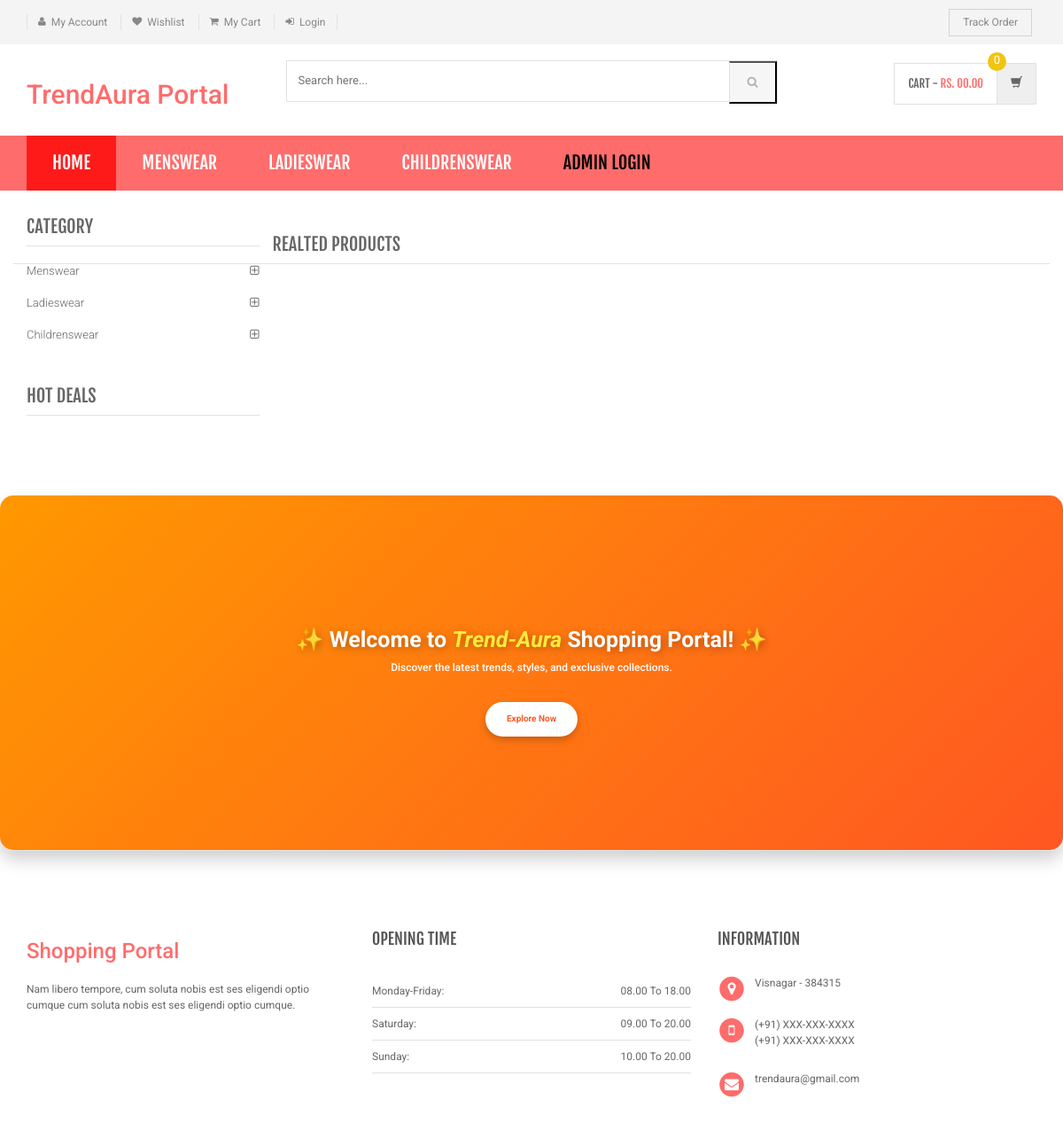
Page /shopping/product-details.php on the committed database.
### tables this page shows
CREATE TABLE `category` (
  `id` int(11) NOT NULL,
  `categoryName` varchar(255) DEFAULT NULL,
  `categoryDescription` longtext DEFAULT NULL,
  `creationDate` timestamp NOT NULL DEFAULT current_timestamp(),
  `updationDate` varchar(255) DEFAULT NULL
);

### shopping/product-details.php (the view, shortened to what this page needs)
<?php
include('includes/config.php');
?>
<!DOCTYPE html>
<html lang="en">
	<head>
	    <link rel="stylesheet" href="assets/css/bootstrap.min.css">
	    <link rel="stylesheet" href="assets/css/main.css">
	    <link rel="stylesheet" href="assets/css/red.css">
	    <link rel="stylesheet" href="assets/css/owl.carousel.css">
		<link rel="stylesheet" href="assets/css/owl.transitions.css">
		<link href="assets/css/lightbox.css" rel="stylesheet">
		<link rel="stylesheet" href="assets/css/animate.min.css">
		<link rel="stylesheet" href="assets/css/rateit.css">
		<link rel="stylesheet" href="assets/css/bootstrap-select.min.css">
		<link rel="stylesheet" href="assets/css/config.css">
		<link href="assets/css/green.css" rel="alternate stylesheet" title="Green color">
		<link href="assets/css/blue.css" rel="alternate stylesheet" title="Blue color">
		<link href="assets/css/red.css" rel="alternate stylesheet" title="Red color">
		<link href="assets/css/orange.css" rel="alternate stylesheet" title="Orange color">
		<link href="assets/css/dark-green.css" rel="alternate stylesheet" title="Darkgreen color">
		<link rel="stylesheet" href="assets/css/font-awesome.min.css">
	</head>
    <body class="cnt-home">
<header class="header-style-1">
<?php include('includes/top-header.php');?>
<?php include('includes/main-header.php');?>
<?php include('includes/menu-bar.php');?>
</header>
<div class="body-content outer-top-xs">
	<div class='container'>
		<div class='row single-product outer-bottom-sm '>
			<div class='col-md-3 sidebar'>
				<div class="sidebar-module-container">
<div class="sidebar-widget outer-bottom-xs wow fadeInUp">
	<h3 class="section-title">Category</h3>
	<div class="sidebar-widget-body m-t-10">
		<div class="accordion">
		            <?php $sql=mysqli_query($con,"select id,categoryName  from category");
while($row=mysqli_fetch_array($sql))
{
    ?>
	    	<div class="accordion-group">
	            <div class="accordion-heading">
	                <a href="category.php?cid=<?php echo $row['id'];?>"  class="accordion-toggle collapsed">
	                   <?php echo $row['categoryName'];?>
	                </a>
	            </div>
	        </div>
	        <?php } ?>
	    </div>
	</div>
</div>
<div class="sidebar-widget hot-deals wow fadeInUp">
	<h3 class="section-title">hot deals</h3>
</div>
				</div>
			</div>
<section class="section featured-product wow fadeInUp">
	<h3 class="section-title">Realted Products </h3>
</section>
			</div>
		</div>
<?php include('includes/brands-slider.php');?>
</div>
<?php include('includes/footer.php');?>
</body>
</html>

### shopping/includes/menu-bar.php (shortened to what this page needs)
<div class="header-nav animate-dropdown">
    <div class="container">
        <div class="yamm navbar navbar-default" role="navigation">
            <div class="nav-bg-class">
                <div class="navbar-collapse collapse" id="mc-horizontal-menu-collapse">
	<div class="nav-outer">
		<ul class="nav navbar-nav">
			<li class="active dropdown yamm-fw">
				<a href="index.php" data-hover="dropdown" class="dropdown-toggle">Home</a>
			</li>
              <?php $sql=mysqli_query($con,"select id,categoryName  from category limit 6");
while($row=mysqli_fetch_array($sql))
{
    ?>
			<li class="dropdown yamm">
				<a href="category.php?cid=<?php echo $row['id'];?>"> <?php echo $row['categoryName'];?></a>
			</li>
			<?php } ?>
			<li class="dropdown yamm">
				<a href="admin/" style="color:#000"> Admin Login</a>
			</li>
		</ul>
		<div class="clearfix"></div>
	</div>
</div>
            </div>
        </div>
    </div>
</div>

### shopping/assets/css/red.css (style rules this page uses)
a { color: #ff6c6c; }
.header-style-1 .header-nav { background: #ff6c6c; }
.cnt-home .header-style-1 .header-nav .navbar .navbar-nav > li.active { background: #ff1a1a; }
.sidebar .sidebar-module-container .sidebar-widget .sidebar-widget-body .accordion .accordion-group .accordion-heading .accordion-toggle, .sidebar .sidebar-module-container .sidebar-widget .sidebar-widget-body .accordion .accordion-group .accordion-heading .accordion-toggle:hover, .sidebar .sidebar-module-container .sidebar-widget .sidebar-widget-body .accordion .accordion-group .accordion-heading .accordion-toggle:focus, .sidebar .sidebar-module-container .sidebar-widget .sidebar-widget-body .accordion .accordion-group .accordion-heading .accordion-toggle:after { color: #ff6c6c; }

### shopping/assets/css/lightbox.css (style rules this page uses)
body:after { content: url(../images/close.png) url(../images/loading.gif) url(../images/prev.png) url(../images/next.png); display: none; }

### shopping/assets/css/green.css (style rules this page uses)
a { color: #abd07e; }
.header-style-1 .header-nav { background: #abd07e; }
.cnt-home .header-style-1 .header-nav .navbar .navbar-nav > li.active { background: #84b943; }
.sidebar .sidebar-module-container .sidebar-widget .sidebar-widget-body .accordion .accordion-group .accordion-heading .accordion-toggle, .sidebar .sidebar-module-container .sidebar-widget .sidebar-widget-body .accordion .accordion-group .accordion-heading .accordion-toggle:hover, .sidebar .sidebar-module-container .sidebar-widget .sidebar-widget-body .accordion .accordion-group .accordion-heading .accordion-toggle:focus, .sidebar .sidebar-module-container .sidebar-widget .sidebar-widget-body .accordion .accordion-group .accordion-heading .accordion-toggle:after { color: #abd07e; }

### shopping/assets/css/blue.css (style rules this page uses)
a { color: #3498db; }
.header-style-1 .header-nav { background: #3498db; }
.cnt-home .header-style-1 .header-nav .navbar .navbar-nav > li.active { background: #1d6ca1; }
.sidebar .sidebar-module-container .sidebar-widget .sidebar-widget-body .accordion .accordion-group .accordion-heading .accordion-toggle, .sidebar .sidebar-module-container .sidebar-widget .sidebar-widget-body .accordion .accordion-group .accordion-heading .accordion-toggle:hover, .sidebar .sidebar-module-container .sidebar-widget .sidebar-widget-body .accordion .accordion-group .accordion-heading .accordion-toggle:focus, .sidebar .sidebar-module-container .sidebar-widget .sidebar-widget-body .accordion .accordion-group .accordion-heading .accordion-toggle:after { color: #3498db; }

### shopping/assets/css/orange.css (style rules this page uses)
a { color: #f39c12; }
.header-style-1 .header-nav { background: #f39c12; }
.cnt-home .header-style-1 .header-nav .navbar .navbar-nav > li.active { background: #ab6c09; }
.sidebar .sidebar-module-container .sidebar-widget .sidebar-widget-body .accordion .accordion-group .accordion-heading .accordion-toggle, .sidebar .sidebar-module-container .sidebar-widget .sidebar-widget-body .accordion .accordion-group .accordion-heading .accordion-toggle:hover, .sidebar .sidebar-module-container .sidebar-widget .sidebar-widget-body .accordion .accordion-group .accordion-heading .accordion-toggle:focus, .sidebar .sidebar-module-container .sidebar-widget .sidebar-widget-body .accordion .accordion-group .accordion-heading .accordion-toggle:after { color: #f39c12; }

### shopping/assets/css/dark-green.css (style rules this page uses)
a { color: #12cca7; }
.header-style-1 .header-nav { background: #12cca7; }
.cnt-home .header-style-1 .header-nav .navbar .navbar-nav > li.active { background: #0b816a; }
.sidebar .sidebar-module-container .sidebar-widget .sidebar-widget-body .accordion .accordion-group .accordion-heading .accordion-toggle, .sidebar .sidebar-module-container .sidebar-widget .sidebar-widget-body .accordion .accordion-group .accordion-heading .accordion-toggle:hover, .sidebar .sidebar-module-container .sidebar-widget .sidebar-widget-body .accordion .accordion-group .accordion-heading .accordion-toggle:focus, .sidebar .sidebar-module-container .sidebar-widget .sidebar-widget-body .accordion .accordion-group .accordion-heading .accordion-toggle:after { color: #12cca7; }

### rows in the picture
category: categoryName "MENSWEAR", categoryName "Menswear"
category: categoryName "LADIESWEAR", categoryName "Ladieswear"
category: categoryName "CHILDRENSWEAR", categoryName "Childrenswear"
